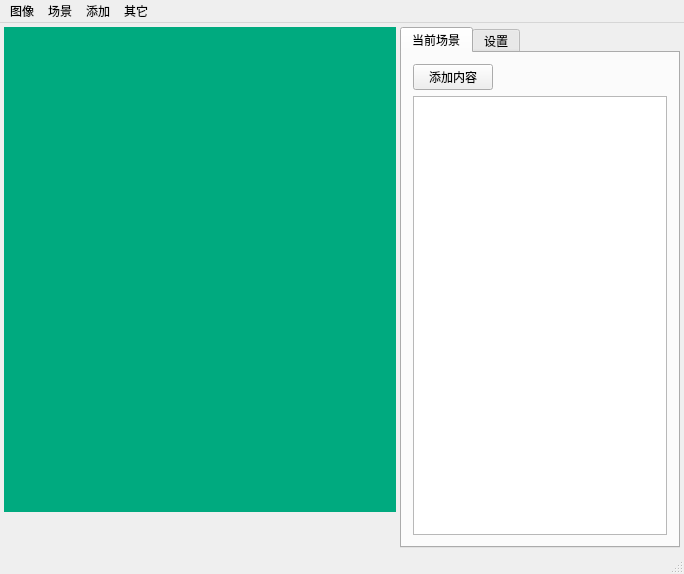
<?xml version="1.0" encoding="UTF-8"?>
<ui version="4.0">
 <class>RDLiveSdkDemoClass</class>
 <widget class="QMainWindow" name="RDLiveSdkDemoClass">
  <property name="geometry">
   <rect>
    <x>0</x>
    <y>0</y>
    <width>684</width>
    <height>574</height>
   </rect>
  </property>
  <property name="windowTitle">
   <string>RdLiveSDK For Windows (v1.1.2) Demo</string>
  </property>
  <property name="styleSheet">
   <string notr="true">
QPushButton#butCloseChip{
	border:none;
	border-image:url(:/Resources/ItemToolbar/butCloseChip.png);
}
QPushButton#butCloseChip:hover{
	border-image:url(:/Resources/ItemToolbar/butCloseChip_H.png);
}
QPushButton#butCloseChip:disabled{
	border-image:url(:/Resources/ItemToolbar/butCloseChip_D.png);
}

QPushButton#butUpChip{
	border:none;
	border-image:url(:/Resources/ItemToolbar/butUpChip.png);
}
QPushButton#butUpChip:hover{
	border-image:url(:/Resources/ItemToolbar/butUpChip_H.png);
}
QPushButton#butUpChip:disabled{
	border-image:url(:/Resources/ItemToolbar/butUpChip_D.png);
}

QPushButton#butDownChip{
	border:none;
	border-image:url(:/Resources/ItemToolbar/butDownChip.png);
}
QPushButton#butDownChip:hover{
	border-image:url(:/Resources/ItemToolbar/butDownChip_H.png);
}
QPushButton#butDownChip:disabled{
	border-image:url(:/Resources/ItemToolbar/butDownChip_D.png);
}

QPushButton#chkSpeaker{
	border:none;
	border-image:url(:/Resources/chkSpeaker.png);
}
QPushButton#chkSpeaker:hover{
	border-image:url(:/Resources/chkSpeaker_H.png);
}
QPushButton#chkSpeaker:disabled{
	border-image:url(:/Resources/chkSpeaker_D.png);
}
QPushButton#chkSpeaker:checked{
	border-image:url(:/Resources/chkSpeaker_C.png);
}
QPushButton#chkSpeaker:hover:checked{
	border-image:url(:/Resources/chkSpeaker_H_C.png);
}
QPushButton#chkSpeaker:disabled:checked{
	border-image:url(:/Resources/chkSpeaker_D_C.png);
}

QPushButton#chkMicrophone{
	border:none;
	border-image:url(:/Resources/chkMicrophone.png);
}
QPushButton#chkMicrophone:hover{
	border-image:url(:/Resources/chkMicrophone_H.png);
}
QPushButton#chkMicrophone:disabled{
	border-image:url(:/Resources/chkMicrophone_D.png);
}
QPushButton#chkMicrophone:checked{
	border-image:url(:/Resources/chkMicrophone_C.png);
}
QPushButton#chkMicrophone:hover:checked{
	border-image:url(:/Resources/chkMicrophone_H_C.png);
}
QPushButton#chkMicrophone:disabled:checked{
	border-image:url(:/Resources/chkMicrophone_D_C.png);
}

QPushButton#butAudioPopSpk{
	border:none;
	border-image:url(:/Resources/butAudioPopup.png);
}
QPushButton#butAudioPopSpk:hover{
	border-image:url(:/Resources/butAudioPopup_H.png);
}
QPushButton#butAudioPopSpk:disabled{
	border-image:url(:/Resources/butAudioPopup_D.png);
}

QPushButton#butAudioPopMic{
	border:none;
	border-image:url(:/Resources/butAudioPopup.png);
}
QPushButton#butAudioPopMic:hover{
	border-image:url(:/Resources/butAudioPopup_H.png);
}
QPushButton#butAudioPopMic:disabled{
	border-image:url(:/Resources/butAudioPopup_D.png);
}


QPushButton#chkStart{
	border:none;
	border-image:url(:/Resources/chkStart.png);
}
QPushButton#chkStart:hover{
	border-image:url(:/Resources/chkStart_H.png);
}
QPushButton#chkStart:disabled{
	border-image:url(:/Resources/chkStart_D.png);
}
QPushButton#chkStart:checked{
	border-image:url(:/Resources/chkStart_C.png);
}
QPushButton#chkStart:hover:checked{
	border-image:url(:/Resources/chkStart_H_C.png);
}
QPushButton#chkStart:disabled:checked{
	border-image:url(:/Resources/chkStart_D_C.png);
}

</string>
  </property>
  <widget class="QWidget" name="centralWidget">
   <layout class="QGridLayout" name="gridLayout">
    <property name="margin">
     <number>4</number>
    </property>
    <property name="spacing">
     <number>4</number>
    </property>
    <item row="0" column="0">
     <widget class="CPreviewWnd" name="widPreview" native="true">
      <property name="minimumSize">
       <size>
        <width>176</width>
        <height>144</height>
       </size>
      </property>
      <property name="styleSheet">
       <string notr="true">background-color: rgb(0, 170, 127);</string>
      </property>
     </widget>
    </item>
    <item row="1" column="0">
     <widget class="QWidget" name="widControl" native="true">
      <property name="sizePolicy">
       <sizepolicy hsizetype="Preferred" vsizetype="Fixed">
        <horstretch>0</horstretch>
        <verstretch>0</verstretch>
       </sizepolicy>
      </property>
      <property name="minimumSize">
       <size>
        <width>0</width>
        <height>32</height>
       </size>
      </property>
      <property name="maximumSize">
       <size>
        <width>16777215</width>
        <height>32</height>
       </size>
      </property>
      <property name="styleSheet">
       <string notr="true"/>
      </property>
      <layout class="QHBoxLayout" name="horizontalLayout_3">
       <property name="leftMargin">
        <number>6</number>
       </property>
       <property name="topMargin">
        <number>0</number>
       </property>
       <property name="rightMargin">
        <number>6</number>
       </property>
       <property name="bottomMargin">
        <number>0</number>
       </property>
       <item>
        <spacer name="horizontalSpacer_5">
         <property name="orientation">
          <enum>Qt::Horizontal</enum>
         </property>
         <property name="sizeHint" stdset="0">
          <size>
           <width>40</width>
           <height>20</height>
          </size>
         </property>
        </spacer>
       </item>
       <item>
        <widget class="QWidget" name="widVolumeOperOut_3" native="true">
         <property name="minimumSize">
          <size>
           <width>32</width>
           <height>16</height>
          </size>
         </property>
         <property name="maximumSize">
          <size>
           <width>32</width>
           <height>16</height>
          </size>
         </property>
         <layout class="QGridLayout" name="gridLayout_9">
          <property name="margin">
           <number>0</number>
          </property>
          <property name="spacing">
           <number>0</number>
          </property>
         </layout>
        </widget>
       </item>
       <item>
        <widget class="QWidget" name="widVolumeOperOut_4" native="true">
         <property name="minimumSize">
          <size>
           <width>32</width>
           <height>16</height>
          </size>
         </property>
         <property name="maximumSize">
          <size>
           <width>32</width>
           <height>16</height>
          </size>
         </property>
         <layout class="QGridLayout" name="gridLayout_10">
          <property name="margin">
           <number>0</number>
          </property>
          <property name="spacing">
           <number>0</number>
          </property>
         </layout>
        </widget>
       </item>
       <item>
        <spacer name="horizontalSpacer_2">
         <property name="orientation">
          <enum>Qt::Horizontal</enum>
         </property>
         <property name="sizeHint" stdset="0">
          <size>
           <width>40</width>
           <height>20</height>
          </size>
         </property>
        </spacer>
       </item>
       <item>
        <widget class="QPushButton" name="chkStart">
         <property name="minimumSize">
          <size>
           <width>32</width>
           <height>32</height>
          </size>
         </property>
         <property name="maximumSize">
          <size>
           <width>32</width>
           <height>32</height>
          </size>
         </property>
         <property name="checkable">
          <bool>true</bool>
         </property>
        </widget>
       </item>
       <item>
        <spacer name="horizontalSpacer_3">
         <property name="orientation">
          <enum>Qt::Horizontal</enum>
         </property>
         <property name="sizeHint" stdset="0">
          <size>
           <width>40</width>
           <height>20</height>
          </size>
         </property>
        </spacer>
       </item>
       <item>
        <widget class="QWidget" name="widVolumeOperSpk" native="true">
         <property name="minimumSize">
          <size>
           <width>32</width>
           <height>24</height>
          </size>
         </property>
         <property name="maximumSize">
          <size>
           <width>32</width>
           <height>24</height>
          </size>
         </property>
         <layout class="QGridLayout" name="gridLayout_7">
          <property name="horizontalSpacing">
           <number>0</number>
          </property>
          <property name="verticalSpacing">
           <number>1</number>
          </property>
          <property name="margin">
           <number>0</number>
          </property>
          <item row="0" column="0">
           <widget class="QPushButton" name="chkSpeaker">
            <property name="minimumSize">
             <size>
              <width>16</width>
              <height>16</height>
             </size>
            </property>
            <property name="maximumSize">
             <size>
              <width>16</width>
              <height>16</height>
             </size>
            </property>
            <property name="text">
             <string/>
            </property>
            <property name="checkable">
             <bool>true</bool>
            </property>
           </widget>
          </item>
          <item row="0" column="1">
           <widget class="QPushButton" name="butAudioPopSpk">
            <property name="minimumSize">
             <size>
              <width>13</width>
              <height>9</height>
             </size>
            </property>
            <property name="maximumSize">
             <size>
              <width>13</width>
              <height>9</height>
             </size>
            </property>
            <property name="text">
             <string/>
            </property>
            <property name="checkable">
             <bool>true</bool>
            </property>
           </widget>
          </item>
          <item row="1" column="0" colspan="2">
           <widget class="CRangeSlider" name="widVolumeSpk" native="true">
            <property name="minimumSize">
             <size>
              <width>32</width>
              <height>7</height>
             </size>
            </property>
            <property name="maximumSize">
             <size>
              <width>32</width>
              <height>7</height>
             </size>
            </property>
           </widget>
          </item>
         </layout>
        </widget>
       </item>
       <item>
        <widget class="QWidget" name="widVolumeOperMic" native="true">
         <property name="minimumSize">
          <size>
           <width>32</width>
           <height>24</height>
          </size>
         </property>
         <property name="maximumSize">
          <size>
           <width>32</width>
           <height>24</height>
          </size>
         </property>
         <layout class="QGridLayout" name="gridLayout_8">
          <property name="horizontalSpacing">
           <number>0</number>
          </property>
          <property name="verticalSpacing">
           <number>1</number>
          </property>
          <property name="margin">
           <number>0</number>
          </property>
          <item row="0" column="0">
           <widget class="QPushButton" name="chkMicrophone">
            <property name="minimumSize">
             <size>
              <width>16</width>
              <height>16</height>
             </size>
            </property>
            <property name="maximumSize">
             <size>
              <width>16</width>
              <height>16</height>
             </size>
            </property>
            <property name="text">
             <string/>
            </property>
            <property name="checkable">
             <bool>true</bool>
            </property>
           </widget>
          </item>
          <item row="0" column="1">
           <widget class="QPushButton" name="butAudioPopMic">
            <property name="minimumSize">
             <size>
              <width>13</width>
              <height>9</height>
             </size>
            </property>
            <property name="maximumSize">
             <size>
              <width>13</width>
              <height>9</height>
             </size>
            </property>
            <property name="text">
             <string/>
            </property>
            <property name="checkable">
             <bool>true</bool>
            </property>
           </widget>
          </item>
          <item row="1" column="0" colspan="2">
           <widget class="CRangeSlider" name="widVolumeMic" native="true">
            <property name="minimumSize">
             <size>
              <width>32</width>
              <height>7</height>
             </size>
            </property>
            <property name="maximumSize">
             <size>
              <width>32</width>
              <height>7</height>
             </size>
            </property>
           </widget>
          </item>
         </layout>
        </widget>
       </item>
       <item>
        <spacer name="horizontalSpacer_4">
         <property name="orientation">
          <enum>Qt::Horizontal</enum>
         </property>
         <property name="sizeHint" stdset="0">
          <size>
           <width>40</width>
           <height>20</height>
          </size>
         </property>
        </spacer>
       </item>
      </layout>
     </widget>
    </item>
    <item row="0" column="1" rowspan="2">
     <widget class="QTabWidget" name="tabSector">
      <property name="minimumSize">
       <size>
        <width>280</width>
        <height>0</height>
       </size>
      </property>
      <property name="maximumSize">
       <size>
        <width>250</width>
        <height>16777215</height>
       </size>
      </property>
      <property name="currentIndex">
       <number>0</number>
      </property>
      <widget class="QWidget" name="tabCurrScene">
       <attribute name="title">
        <string>当前场景</string>
       </attribute>
       <layout class="QVBoxLayout" name="verticalLayout">
        <item>
         <layout class="QHBoxLayout" name="horizontalLayout">
          <item>
           <widget class="QPushButton" name="butAddChip">
            <property name="text">
             <string>添加内容</string>
            </property>
           </widget>
          </item>
          <item>
           <spacer name="horizontalSpacer">
            <property name="orientation">
             <enum>Qt::Horizontal</enum>
            </property>
            <property name="sizeHint" stdset="0">
             <size>
              <width>40</width>
              <height>20</height>
             </size>
            </property>
           </spacer>
          </item>
          <item>
           <widget class="QPushButton" name="butUpChip">
            <property name="minimumSize">
             <size>
              <width>16</width>
              <height>16</height>
             </size>
            </property>
            <property name="maximumSize">
             <size>
              <width>16</width>
              <height>16</height>
             </size>
            </property>
           </widget>
          </item>
          <item>
           <widget class="QPushButton" name="butDownChip">
            <property name="minimumSize">
             <size>
              <width>16</width>
              <height>16</height>
             </size>
            </property>
            <property name="maximumSize">
             <size>
              <width>16</width>
              <height>16</height>
             </size>
            </property>
           </widget>
          </item>
          <item>
           <widget class="QPushButton" name="butCloseChip">
            <property name="minimumSize">
             <size>
              <width>16</width>
              <height>16</height>
             </size>
            </property>
            <property name="maximumSize">
             <size>
              <width>16</width>
              <height>16</height>
             </size>
            </property>
           </widget>
          </item>
         </layout>
        </item>
        <item>
         <widget class="QListWidget" name="listWidChips"/>
        </item>
       </layout>
      </widget>
      <widget class="QWidget" name="tabSetting">
       <attribute name="title">
        <string>设置</string>
       </attribute>
       <layout class="QVBoxLayout" name="verticalLayout_3">
        <item>
         <widget class="DlgEncoderSetting" name="widEncoderSetting" native="true"/>
        </item>
       </layout>
      </widget>
     </widget>
    </item>
   </layout>
  </widget>
  <widget class="QMenuBar" name="menuBar">
   <property name="geometry">
    <rect>
     <x>0</x>
     <y>0</y>
     <width>684</width>
     <height>23</height>
    </rect>
   </property>
   <widget class="QMenu" name="menuChipInput">
    <property name="title">
     <string>添加</string>
    </property>
    <widget class="QMenu" name="menuAddScreen">
     <property name="title">
      <string>屏幕/窗口</string>
     </property>
     <addaction name="separator"/>
    </widget>
    <widget class="QMenu" name="menuAddCamera">
     <property name="title">
      <string>摄像头</string>
     </property>
     <addaction name="separator"/>
    </widget>
    <widget class="QMenu" name="menuAddGame">
     <property name="title">
      <string>游戏</string>
     </property>
     <addaction name="separator"/>
    </widget>
    <addaction name="menuAddScreen"/>
    <addaction name="menuAddCamera"/>
    <addaction name="menuAddGame"/>
    <addaction name="actAddPicture"/>
    <addaction name="actAddMovie"/>
    <addaction name="actAddOnline"/>
    <addaction name="actAddText"/>
   </widget>
   <widget class="QMenu" name="menuScene">
    <property name="title">
     <string>场景</string>
    </property>
    <widget class="QMenu" name="menuDeleteScene">
     <property name="title">
      <string>删除场景</string>
     </property>
     <addaction name="separator"/>
    </widget>
    <widget class="QMenu" name="menuSwitchScene">
     <property name="title">
      <string>切换到</string>
     </property>
     <addaction name="separator"/>
    </widget>
    <widget class="QMenu" name="menuPreviewLayout">
     <property name="title">
      <string>预览布局</string>
     </property>
     <widget class="QMenu" name="menuBScenePos">
      <property name="title">
       <string>显示的位置</string>
      </property>
      <addaction name="actBSceneUp"/>
      <addaction name="actBSceneDown"/>
      <addaction name="actBSceneLeft"/>
      <addaction name="actBSceneRight"/>
     </widget>
     <addaction name="actBSceneCount0"/>
     <addaction name="actBSceneCount2"/>
     <addaction name="actBSceneCount4"/>
     <addaction name="actBSceneCount6"/>
     <addaction name="actBSceneCount8"/>
     <addaction name="separator"/>
     <addaction name="actShowAddScene"/>
     <addaction name="actShowScrollBar"/>
     <addaction name="actShowSceneName"/>
     <addaction name="actShowCurrOnBack"/>
     <addaction name="actBSceneScale"/>
     <addaction name="separator"/>
     <addaction name="menuBScenePos"/>
     <addaction name="separator"/>
     <addaction name="actRestorePreview"/>
    </widget>
    <widget class="QMenu" name="menuRenameScene">
     <property name="title">
      <string>场景重命名</string>
     </property>
     <addaction name="separator"/>
    </widget>
    <addaction name="actAddScene"/>
    <addaction name="menuSwitchScene"/>
    <addaction name="menuDeleteScene"/>
    <addaction name="menuRenameScene"/>
    <addaction name="separator"/>
    <addaction name="menuPreviewLayout"/>
    <addaction name="actClearCurScene"/>
   </widget>
   <widget class="QMenu" name="menuImage">
    <property name="title">
     <string>图像</string>
    </property>
    <widget class="QMenu" name="menuFpses">
     <property name="title">
      <string>帧率</string>
     </property>
     <addaction name="separator"/>
    </widget>
    <widget class="QMenu" name="menuPreviewScale">
     <property name="title">
      <string>预览缩放</string>
     </property>
     <addaction name="separator"/>
    </widget>
    <addaction name="actSwapVH"/>
    <addaction name="separator"/>
    <addaction name="menuFpses"/>
    <addaction name="separator"/>
    <addaction name="menuPreviewScale"/>
    <addaction name="actPreviewOpenGL"/>
    <addaction name="separator"/>
   </widget>
   <widget class="QMenu" name="menuFunction">
    <property name="title">
     <string>其它</string>
    </property>
    <addaction name="actGameRec"/>
    <addaction name="actCapCursor"/>
    <addaction name="actAutoAero"/>
   </widget>
   <addaction name="menuImage"/>
   <addaction name="menuScene"/>
   <addaction name="menuChipInput"/>
   <addaction name="menuFunction"/>
  </widget>
  <widget class="QStatusBar" name="statusBar"/>
  <action name="actAddScene">
   <property name="text">
    <string>添加场景……</string>
   </property>
  </action>
  <action name="actBSceneCount0">
   <property name="checkable">
    <bool>true</bool>
   </property>
   <property name="text">
    <string>关闭后台场景预览</string>
   </property>
  </action>
  <action name="actBSceneCount2">
   <property name="checkable">
    <bool>true</bool>
   </property>
   <property name="text">
    <string>显示 2 个后台场景</string>
   </property>
  </action>
  <action name="actBSceneCount4">
   <property name="checkable">
    <bool>true</bool>
   </property>
   <property name="text">
    <string>显示 4 个后台场景</string>
   </property>
  </action>
  <action name="actBSceneCount6">
   <property name="checkable">
    <bool>true</bool>
   </property>
   <property name="text">
    <string>显示 6 个后台场景</string>
   </property>
  </action>
  <action name="actBSceneCount8">
   <property name="checkable">
    <bool>true</bool>
   </property>
   <property name="text">
    <string>显示 8 个后台场景</string>
   </property>
  </action>
  <action name="actShowScrollBar">
   <property name="checkable">
    <bool>true</bool>
   </property>
   <property name="text">
    <string>显示场景滚动条</string>
   </property>
  </action>
  <action name="actShowAddScene">
   <property name="checkable">
    <bool>true</bool>
   </property>
   <property name="text">
    <string>显示添加场景按钮</string>
   </property>
  </action>
  <action name="actShowCurrOnBack">
   <property name="checkable">
    <bool>true</bool>
   </property>
   <property name="text">
    <string>后台显示当前场景</string>
   </property>
  </action>
  <action name="actShowSceneName">
   <property name="checkable">
    <bool>true</bool>
   </property>
   <property name="text">
    <string>显示场景名称</string>
   </property>
  </action>
  <action name="actBSceneScale">
   <property name="checkable">
    <bool>true</bool>
   </property>
   <property name="text">
    <string>鼠标移入场景放大</string>
   </property>
  </action>
  <action name="actClearCurScene">
   <property name="text">
    <string>清空当前场景</string>
   </property>
  </action>
  <action name="actBSceneUp">
   <property name="checkable">
    <bool>true</bool>
   </property>
   <property name="text">
    <string>上</string>
   </property>
  </action>
  <action name="actBSceneDown">
   <property name="checkable">
    <bool>true</bool>
   </property>
   <property name="text">
    <string>下</string>
   </property>
  </action>
  <action name="actBSceneLeft">
   <property name="checkable">
    <bool>true</bool>
   </property>
   <property name="text">
    <string>左</string>
   </property>
  </action>
  <action name="actBSceneRight">
   <property name="checkable">
    <bool>true</bool>
   </property>
   <property name="text">
    <string>右</string>
   </property>
  </action>
  <action name="actRestorePreview">
   <property name="text">
    <string>还原预览布局</string>
   </property>
  </action>
  <action name="actSwapVH">
   <property name="checkable">
    <bool>true</bool>
   </property>
   <property name="text">
    <string>交换宽和高</string>
   </property>
  </action>
  <action name="actPreviewOpenGL">
   <property name="checkable">
    <bool>true</bool>
   </property>
   <property name="text">
    <string>预览使用硬件加速</string>
   </property>
  </action>
  <action name="actAddPicture">
   <property name="text">
    <string>图像文件……</string>
   </property>
  </action>
  <action name="actAddMovie">
   <property name="text">
    <string>视频文件……</string>
   </property>
  </action>
  <action name="actAddOnline">
   <property name="text">
    <string>在线视频……</string>
   </property>
  </action>
  <action name="actGameRec">
   <property name="checkable">
    <bool>true</bool>
   </property>
   <property name="text">
    <string>开启游戏录制</string>
   </property>
  </action>
  <action name="actCapCursor">
   <property name="checkable">
    <bool>true</bool>
   </property>
   <property name="text">
    <string>允许录制鼠标指针</string>
   </property>
  </action>
  <action name="actAutoAero">
   <property name="checkable">
    <bool>true</bool>
   </property>
   <property name="text">
    <string>截屏自动关闭Aero</string>
   </property>
  </action>
  <action name="actAddText">
   <property name="text">
    <string>文字</string>
   </property>
  </action>
 </widget>
 <layoutdefault spacing="6" margin="11"/>
 <customwidgets>
  <customwidget>
   <class>CRangeSlider</class>
   <extends>QWidget</extends>
   <header>crangeslider.h</header>
   <container>1</container>
  </customwidget>
  <customwidget>
   <class>CPreviewWnd</class>
   <extends>QWidget</extends>
   <header>cpreviewwnd.h</header>
   <container>1</container>
  </customwidget>
  <customwidget>
   <class>DlgEncoderSetting</class>
   <extends>QWidget</extends>
   <header>dlgencodersetting.h</header>
   <container>1</container>
  </customwidget>
 </customwidgets>
 <resources>
  <include location="rdlivesdkdemo.qrc"/>
 </resources>
 <connections/>
</ui>
